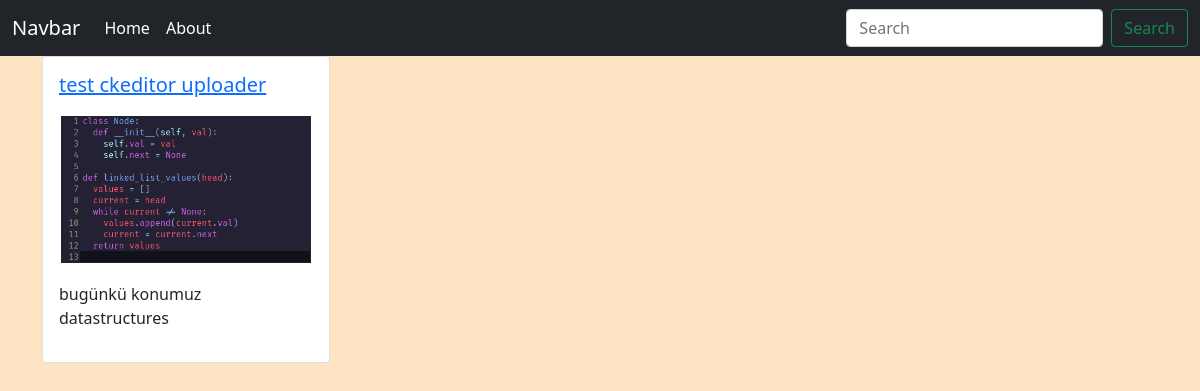
Page /post/detail/test-ckeditor-uploader/ on the committed database.
### blog/models.py (models this page shows, shortened)
class Post(models.Model):
    user = models.ForeignKey(User, on_delete=models.CASCADE)
    title = models.CharField(max_length=255)
    content = RichTextUploadingField(blank=True, null=True)
    thumbnail = models.ImageField(upload_to ='uploads/', blank=True, null=True)
    slug = models.SlugField(unique=True, max_length=255)
    published_date = models.DateTimeField(auto_now_add=True)

### blog/views.py (the view)
# urls.py: path('post/detail/<slug:slug>/', PostDetailView.as_view(), name='post_detail'),
class PostDetailView(DetailView):
    model = Post
    template_name = 'blog/post_detail.html'

### blog/templates/blog/post_detail.html (shortened to what this page needs)
{% extends 'blog/base.html' %}
{% block content %}
    <div class="container">
        <div class="card" style="width: 18rem;">
        <div class="card-body">
            <h5 class="card-title"><a href="{% url 'posts:post_detail' post.slug  %}">{{post.title}}</a></h5>
            <p class="card-text">{{post.content|safe|truncatewords:15}}</p>
        </div>
        </div>
    </div>
{% endblock content %}

### static/css/base.css (style rules this page uses)
body { background-color: bisque; }

### rows in the picture
Post: title "test ckeditor uploader", content (picture), content "bugünkü konumuz datastructures"
